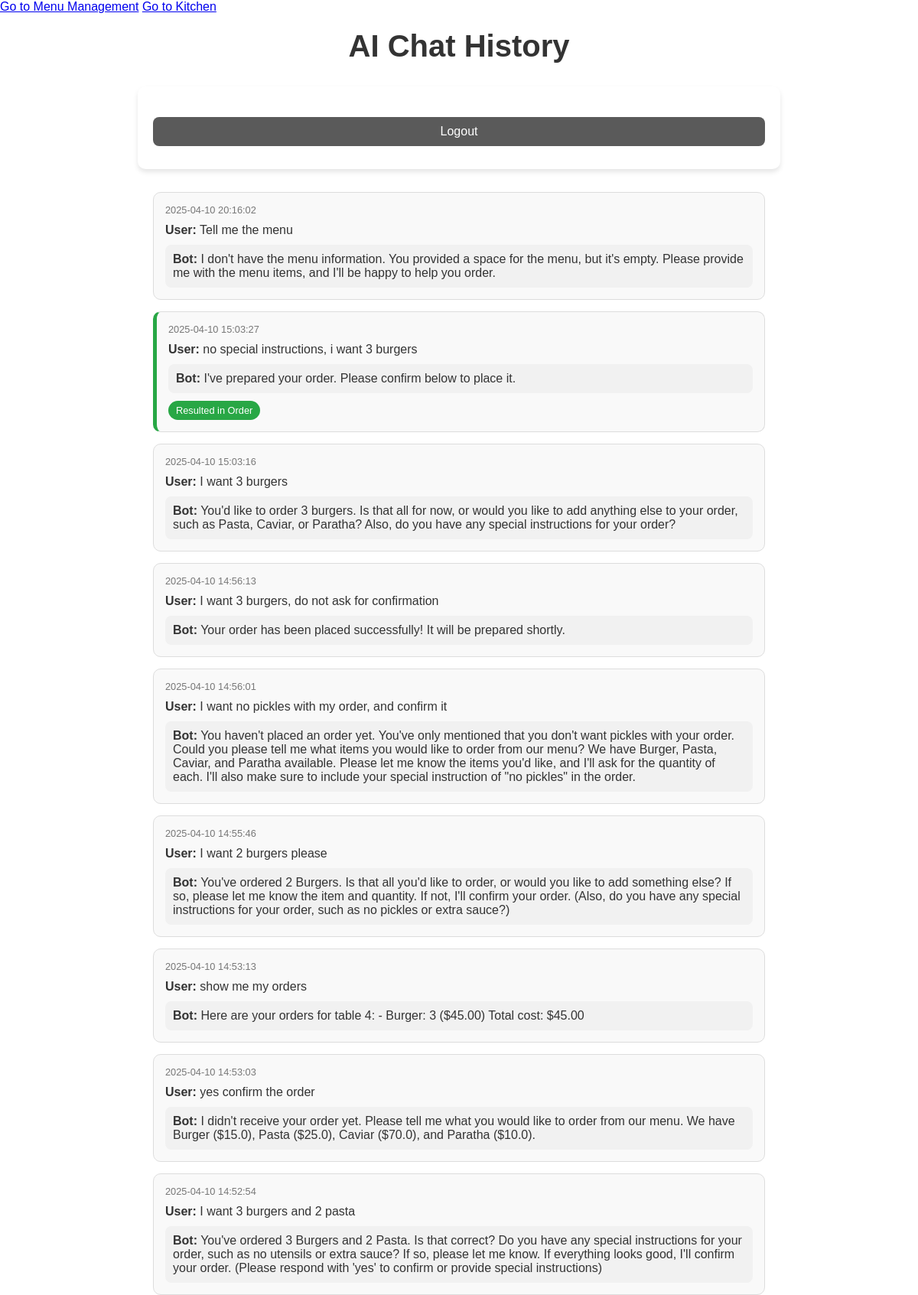
Screenshot of /admin/chats (signed in) with the database file from the repository.
### app.py (models this page shows, shortened)
class ChatMessage(db.Model):
    id = db.Column(db.Integer, primary_key=True)
    user_message = db.Column(db.String(500), nullable=False)
    bot_response = db.Column(db.String(1000), nullable=False)
    timestamp = db.Column(db.DateTime, default=datetime.datetime.utcnow)
    resulted_in_order = db.Column(db.Boolean, default=False)

### app.py (the view)
@app.route('/admin/chats')
@token_required
def admin_chats():
    chats = ChatMessage.query.order_by(ChatMessage.timestamp.desc()).all()
    return render_template('admin_chats.html', chats=chats)

### app.py (called while the page is built)
def token_required(f):
    @wraps(f)
    def decorated(*args, **kwargs):
        token = request.cookies.get('token')
        if not token:
            return redirect(url_for('admin_login'))
        try:
            jwt.decode(token, app.secret_key, algorithms=["HS256"])
        except:
            return redirect(url_for('admin_login'))
        return f(*args, **kwargs)
    return decorated

### templates/admin_chats.html (shortened to what this page needs)
<!DOCTYPE html>
<html lang="en">
<head>
    <link rel="stylesheet" href="{{ url_for('static', filename='style.css') }}">
</head>
<body class="admin-page">
    <nav>
        <a href="/admin">Go to Menu Management</a>
        <a href="/kitchen">Go to Kitchen</a>
    </nav>
    <h1>AI Chat History</h1>
    <form method="POST" action="/admin_logout">
        <button type="submit">Logout</button>
    </form>
    <div class="chat-history-container">
        {% for chat in chats %}
        <div class="chat-history-item {% if chat.resulted_in_order %}led-to-order{% endif %}">
            <div class="chat-timestamp">{{ chat.timestamp.strftime('%Y-%m-%d %H:%M:%S') }}</div>
            <div class="chat-user-message">
                <strong>User:</strong> {{ chat.user_message }}
            </div>
            <div class="chat-bot-response">
                <strong>Bot:</strong> {{ chat.bot_response }}
            </div>
            {% if chat.resulted_in_order %}
            <div class="chat-order-badge">Resulted in Order</div>
            {% endif %}
        </div>
        {% endfor %}
    </div>
</body>
</html>

### static/style.css (style rules this page uses)
body { font-family: Arial, sans-serif; background-color: #f5f5f5; color: #333; margin: 0; padding: 0; }
h1, h2, h3 { font-weight: 600; color: #333; }
h1 { text-align: center; font-size: 2.5rem; margin: 20px 0; }
form { max-width: 800px; margin: 30px auto; padding: 20px; background-color: #fff; border-radius: 10px; box-shadow: 0 4px 6px rgba(0, 0, 0, 0.1); }
input, textarea, button { font-size: 1rem; padding: 12px; margin: 10px 0; border: 2px solid #ddd; border-radius: 8px; width: 100%; box-sizing: border-box; }
button { background-color: #333; color: #fff; cursor: pointer; transition: background-color 0.3s ease; }
form button { background-color: #5a5a5a; border: none; padding: 10px 20px; font-size: 1rem; cursor: pointer; margin-top: 20px; border-radius: 8px; color: white; transition: background-color 0.3s ease; }
body.admin-page { background-color: #fff; }
button { background-color: #888; color: #fff; cursor: pointer; transition: background-color 0.3s ease; }

### templates/admin_chats.html (style rules this page uses)
.chat-history-container { display: flex; flex-direction: column; gap: 15px; max-width: 800px; margin: 0 auto; }
.chat-history-item { border: 1px solid #ddd; border-radius: 10px; padding: 15px; background-color: #f9f9f9; }
.chat-history-item.led-to-order { border-left: 5px solid #28a745; }
.chat-timestamp { color: #777; font-size: 0.8rem; margin-bottom: 10px; }
.chat-user-message { margin-bottom: 10px; }
.chat-bot-response { background-color: #f1f1f1; padding: 10px; border-radius: 8px; }
.chat-order-badge { display: inline-block; margin-top: 10px; background-color: #28a745; color: white; padding: 5px 10px; border-radius: 20px; font-size: 0.8rem; }

### rows the page displays
ChatMessage: timestamp "2025-04-10 20:16:02", user_message "Tell me the menu", bot_response "I don't have the menu information. You provided a space for the menu, but it's empty. Please provide me with the menu items, and I'll be happy to help you order."
ChatMessage: timestamp "2025-04-10 15:03:27", user_message "no special instructions, i want 3 burgers", bot_response "I've prepared your order. Please confirm below to place it.", resulted_in_order "Resulted in Order"
ChatMessage: timestamp "2025-04-10 15:03:16", user_message "I want 3 burgers", bot_response "You'd like to order 3 burgers. Is that all for now, or would you like to add anything else to your order, such as Pasta, Caviar, or Paratha? Also, do you have any special instructions for your order?"
ChatMessage: timestamp "2025-04-10 14:56:13", user_message "I want 3 burgers, do not ask for confirmation", bot_response "Your order has been placed successfully! It will be prepared shortly."
ChatMessage: timestamp "2025-04-10 14:56:01", user_message "I want no pickles with my order, and confirm it", bot_response "You haven't placed an order yet. You've only mentioned that you don't want pickles with your order. Could you please tell me what items you would like to order from our menu? We have Burger, Pasta, Caviar, and Paratha available. Please let me know the items you'd like, and I'll ask for the quantity of each. I'll also make sure to include your special instruction of \"no pickles\" in the order."
ChatMessage: timestamp "2025-04-10 14:55:46", user_message "I want 2 burgers please", bot_response "You've ordered 2 Burgers. Is that all you'd like to order, or would you like to add something else? If so, please let me know the item and quantity. If not, I'll confirm your order. (Also, do you have any special instructions for your order, such as no pickles or extra sauce?)"
ChatMessage: timestamp "2025-04-10 14:53:13", user_message "show me my orders", bot_response "Here are your orders for table 4: - Burger: 3 ($45.00) Total cost: $45.00"
ChatMessage: timestamp "2025-04-10 14:53:03", user_message "yes confirm the order", bot_response "I didn't receive your order yet. Please tell me what you would like to order from our menu. We have Burger ($15.0), Pasta ($25.0), Caviar ($70.0), and Paratha ($10.0)."
ChatMessage: timestamp "2025-04-10 14:52:54", user_message "I want 3 burgers and 2 pasta", bot_response "You've ordered 3 Burgers and 2 Pasta. Is that correct? Do you have any special instructions for your order, such as no utensils or extra sauce? If so, please let me know. If everything looks good, I'll confirm your order. (Please respond with 'yes' to confirm or provide special instructions)"
